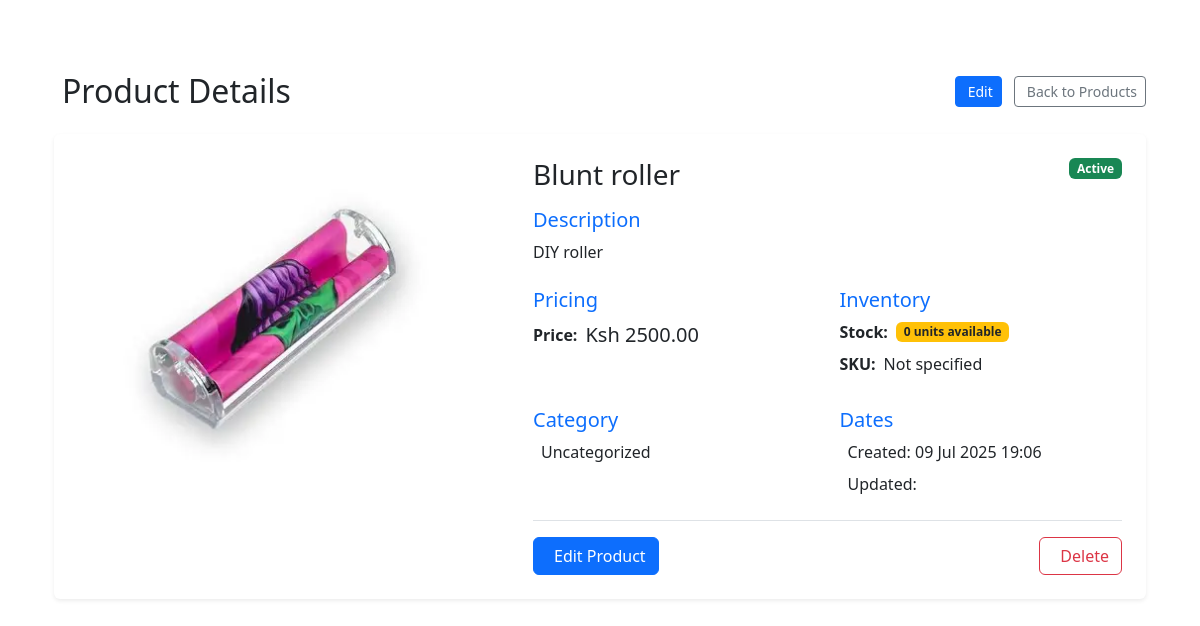
Page /custom-admin/products/13/view/ (signed in) on the committed database.
### core/models.py (models this page shows, shortened)
class Product(models.Model):
    name = models.CharField(max_length=255)
    description = models.TextField(blank=True, null=True)
    price = models.DecimalField(max_digits=10, decimal_places=2)
    discount_price = models.DecimalField(max_digits=10, decimal_places=2, blank=True, null=True)
    stock = models.PositiveIntegerField(default=0)
    category = models.CharField(max_length=100, blank=True, null=True)
    is_featured = models.BooleanField(default=False)
    is_active = models.BooleanField(default=True)
    image = models.ImageField(upload_to='products/', blank=True, null=True)
    created_at = models.DateTimeField(auto_now_add=True)

### core/views.py (the view)
# urls.py: path('custom-admin/products/<int:pk>/view/', views.view_product, name='view_product'),
@login_required(login_url='/')
def view_product(request, pk):
    product = get_object_or_404(Product, pk=pk)
    return render(request, 'view_product.html', {'product': product})

### core/templates/view_product.html (shortened to what this page needs)
{% extends "base.html" %}
{% load static %}
{% block content %}
<div class="container py-5">
  <div class="row">
    <div class="col-lg-12">
      <div class="d-flex justify-content-between align-items-center mb-4">
        <h2 class="mb-0">Product Details</h2>
        <div>
          <a href="{% url 'edit_product' product.id %}" class="btn btn-primary btn-sm me-2">
             Edit
          </a>
          <a href="{% url 'product_list' %}" class="btn btn-outline-secondary btn-sm">
             Back to Products
          </a>
        </div>
      </div>
      <div class="card border-0 shadow-sm">
        <div class="row g-0">
          <div class="col-md-5">
            <div class="p-4">
              {% if product.image %}
                <img src="{{ product.image.url }}" class="img-fluid rounded" style="max-height: 400px; width: 100%; object-fit: contain;" alt="{{ product.name }}">
              {% endif %}
            </div>
          </div>
          <div class="col-md-7">
            <div class="card-body p-4">
              <div class="d-flex justify-content-between align-items-start mb-3">
                <h3 class="card-title mb-0">{{ product.name }}</h3>
                <span class="badge bg-{% if product.is_active %}success{% else %}secondary{% endif %}">
                  {{ product.is_active|yesno:"Active,Inactive" }}
                </span>
              </div>
              <div class="mb-4">
                <h5 class="text-primary">Description</h5>
                <p class="card-text">{{ product.description|linebreaksbr }}</p>
              </div>
              <div class="row mb-4">
                <div class="col-md-6">
                  <h5 class="text-primary">Pricing</h5>
                  <div class="d-flex align-items-center mb-2">
                    <span class="fw-bold me-2">Price:</span>
                    <span class="fs-5">Ksh {{ product.price }}</span>
                  </div>
                </div>
                <div class="col-md-6">
                  <h5 class="text-primary">Inventory</h5>
                  <div class="d-flex align-items-center mb-2">
                    <span class="fw-bold me-2">Stock:</span>
                    <span class="badge bg-{% if product.stock > 10 %}success{% else %}warning text-dark{% endif %}">
                      {{ product.stock }} units available
                    </span>
                  </div>
                  <div class="d-flex align-items-center mb-2">
                    <span class="fw-bold me-2">SKU:</span>
                    <span>{{ product.sku|default:"Not specified" }}</span>
                  </div>
                </div>
              </div>
              <div class="row mb-4">
                <div class="col-md-6">
                  <h5 class="text-primary">Category</h5>
                  <p class="mb-2">
                    {{ product.category|default:"Uncategorized" }}
                  </p>
                </div>
                <div class="col-md-6">
                  <h5 class="text-primary">Dates</h5>
                  <p class="mb-2">
                    Created: {{ product.created_at|date:"d M Y H:i" }}
                  </p>
                  <p class="mb-0">
                    Updated: {{ product.updated_at|date:"d M Y H:i" }}
                  </p>
                </div>
              </div>
              <div class="d-flex justify-content-between border-top pt-3">
                <a href="{% url 'edit_product' product.id %}" class="btn btn-primary">
                   Edit Product
                </a>
                <button type="button" class="btn btn-outline-danger" data-bs-toggle="modal" data-bs-target="#deleteModal">
                   Delete
                </button>
              </div>
            </div>
          </div>
        </div>
      </div>
    </div>
  </div>
</div>
{% endblock %}

### rows in the picture
Product: image (picture), name "Blunt roller", is_active "Active", description "DIY roller", price "2500.00", stock "0", category "Uncategorized", created_at "09 Jul 2025 19:06"

### other values in the picture
{{ product.sku|default:"Not specified" }} "Not specified"
